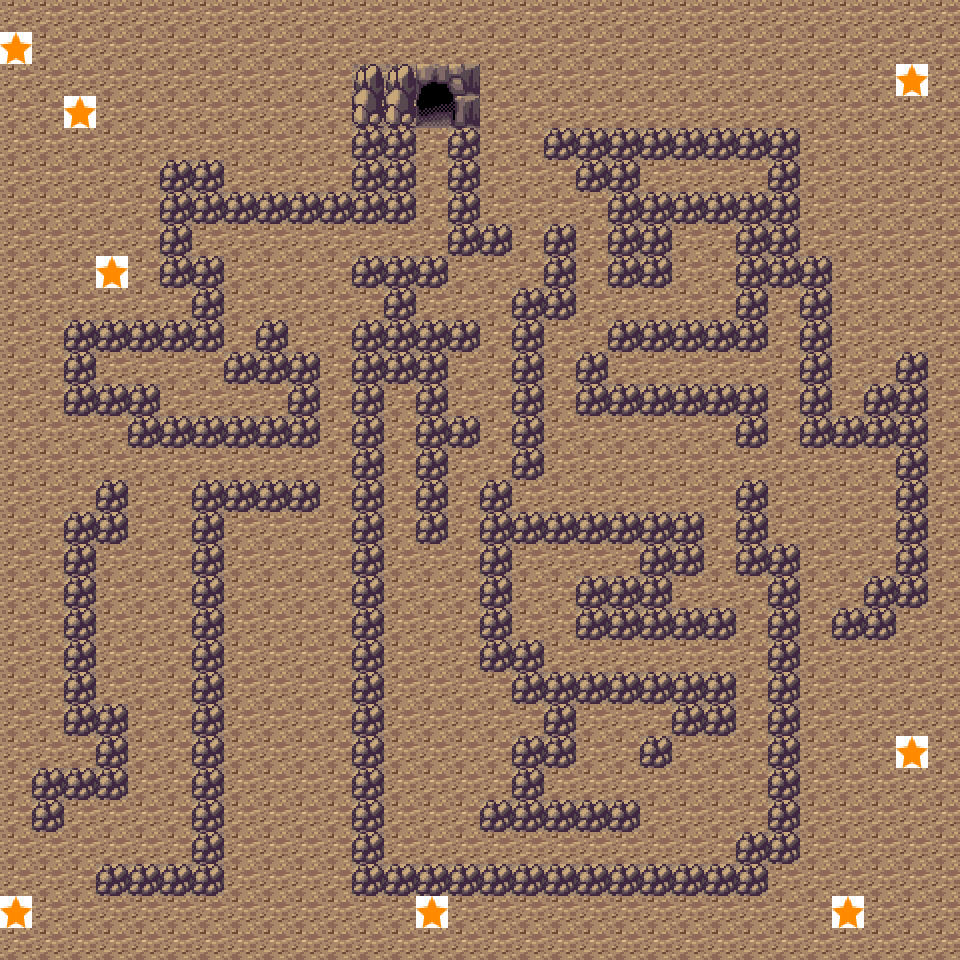

Below is a game level as drawn by its tile map, then a one-line description and the .tmx that defines it (tile-layer data replaced by summaries):
An orthogonal 30x30 tile map with 32x32 px tiles, 3 tile layers (ground, barriers, star1), 5 tilesets and 2 objects (startpoint, endpoint).

<map version="1.0" tiledversion="2017.10.31" orientation="orthogonal" renderorder="right-down" width="30" height="30" tilewidth="32" tileheight="32" infinite="0" nextobjectid="11">
 <tileset firstgid="1" name="ground" tilewidth="32" tileheight="32" tilecount="1" columns="1">
  <image source="ground.png" width="32" height="32" />
 </tileset>
 <tileset firstgid="2" name="star" tilewidth="32" tileheight="32" tilecount="1" columns="1">
  <image source="star.png" width="32" height="32" />
 </tileset>
 <tileset firstgid="3" name="barriers" tilewidth="32" tileheight="32" tilecount="36" columns="6">
  <image source="barriers.png" width="192" height="192" />
 </tileset>
 <tileset firstgid="39" name="player" tilewidth="32" tileheight="32" tilecount="1" columns="1">
  <image source="player.png" width="32" height="32" />
 </tileset>
 <tileset firstgid="40" source="wk.tsx" />
 <layer name="ground" width="30" height="30">
  <data>[900 cells, 900 non-empty, 1 distinct tile ids]</data>
 </layer>
 <layer name="barriers" width="30" height="30">
  <data>[900 cells, 254 non-empty, 7 distinct tile ids]</data>
 </layer>
 <layer name="star1" width="30" height="30">
  <properties>
   <property name="isStar" type="bool" value="true" />
  </properties>
  <data>[900 cells, 8 non-empty, 1 distinct tile ids]</data>
 </layer>
 <objectgroup name="player">
  <object id="8" name="startpoint" gid="39" x="254.667" y="576" width="32" height="32" />
  <object id="9" name="endpoint" gid="39" x="410.667" y="40" width="32" height="32" />
 </objectgroup>
</map>
